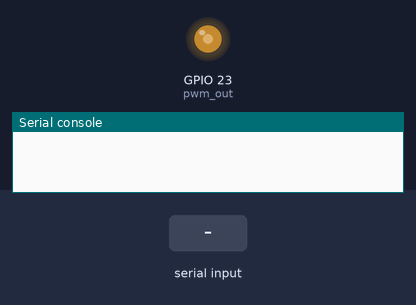
A program run on a simulated ESP32 board running MicroPython. On the bench: output pins drawn as LEDs (lit = HIGH), the last lines printed to the serial console. Inputs (shaded band) come from the test bench.

Above: at 1.2 s.
1.3 s: "up\n" received over the second serial link
At 2.3 s:
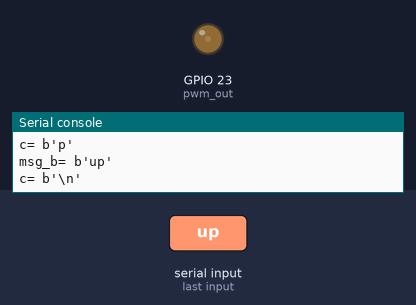
2.8 s: "1\n" received over the second serial link
Timing chart, 0 to 5.8 s (numbered marks = the images above; inputs shaded):
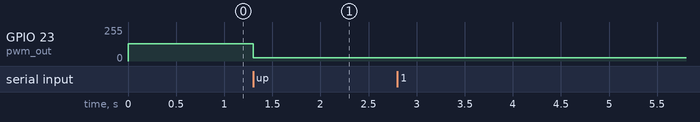

The program:

pwm.py
```python
import machine
import time

uart1 = machine.UART(1, baudrate=9600, tx=33 , rx=32 )

#led = machine.Pin(23, machine.Pin.OUT)
#button = machine.Pin(22, machine.Pin.IN, machine.Pin.PULL_UP)

pwm_out = machine.PWM(machine.Pin(23))
pwm_out.freq(1000)
pwm_value = 0

uart1.write("Hello from esp32!\n")

msg_b = b''

while True:
    if uart1.any() > 0:
        c = uart1.read(1)
        print("c=",c)
        if c == b'\n':
            if msg_b == b'up':
                if pwm_value < 923:
                    pwm_value +=100

            else:
                if pwm_value > 100:
                    pwm_value -=100

            pwm_out.duty(pwm_value)

            msg_b=b'' # clear buffer

        elif c == b'\r':
            pass

        else:
            msg_b += c
            print("msg_b=",msg_b)
```

Measured:
- after the input at 1.3 s, GPIO 23 (pwm_out): 128/255 → 25/255 at once
